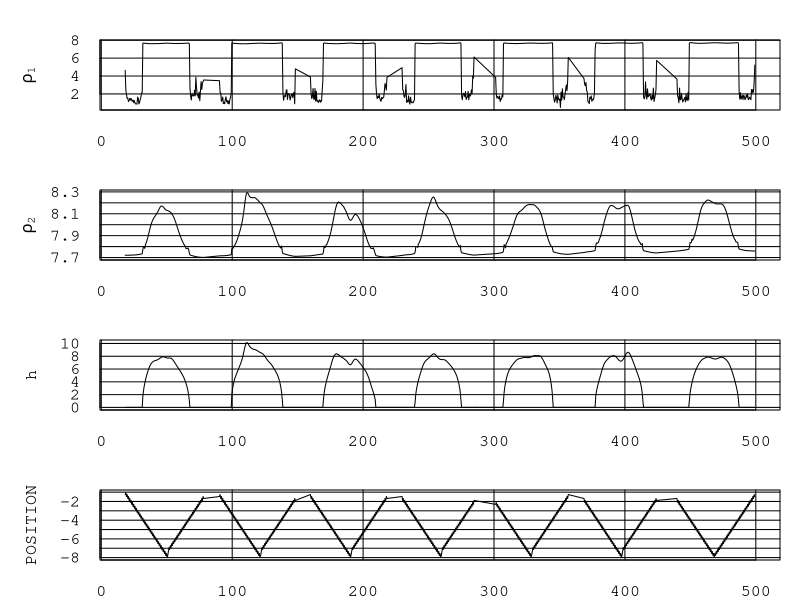

The R script that drew this image:
inv <- read.csv("2021-10-14 15-09-28 7 mm inverse.csv")
# inv <- inv[100 < inv$TIME & inv$TIME < 400,]

par(mfrow = c(4, 1), mar = c(2, 5, 2, 1), cex = 1.0, family = 'mono', las = 1, tck = 1)
plot(inv$TIME, inv$rho1, type = 'l', xlab = 'Time, s', ylab = expression(bold(rho[1])))
plot(inv$TIME, inv$rho2, type = 'l', xlab = 'Time, s', ylab = expression(bold(rho[2])))
plot(inv$TIME, inv$h, type = 'l', xlab = 'Time, s', ylab = 'h')
plot(inv$TIME, inv$POSITION, type = 'l', xlab = 'Time, s', ylab = 'POSITION')
